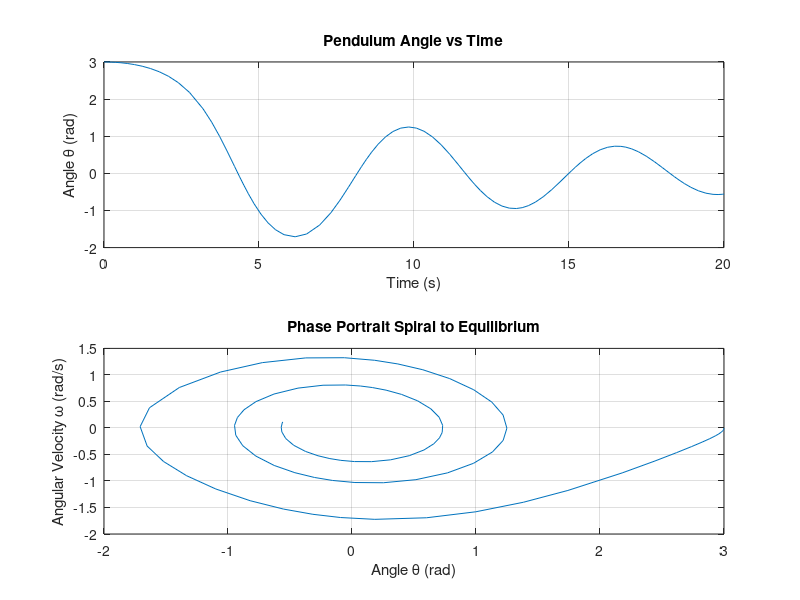

Here is the MATLAB script that generated this plot:
% Damped Nonlinear Pendulum
b = 0.15;
f = @(t, y) [y(2); -b * y(2) - sin(y(1))];
[t, y] = ode23(f, [0, 20], [3.0; 0.0]);

figure(1);
subplot(2, 1, 1);
plot(t, y(:, 1));
title('Pendulum Angle vs Time');
xlabel('Time (s)');
ylabel('Angle \theta (rad)');
grid on;

subplot(2, 1, 2);
plot(y(:, 1), y(:, 2));
title('Phase Portrait Spiral to Equilibrium');
xlabel('Angle \theta (rad)');
ylabel('Angular Velocity \omega (rad/s)');
grid on;
